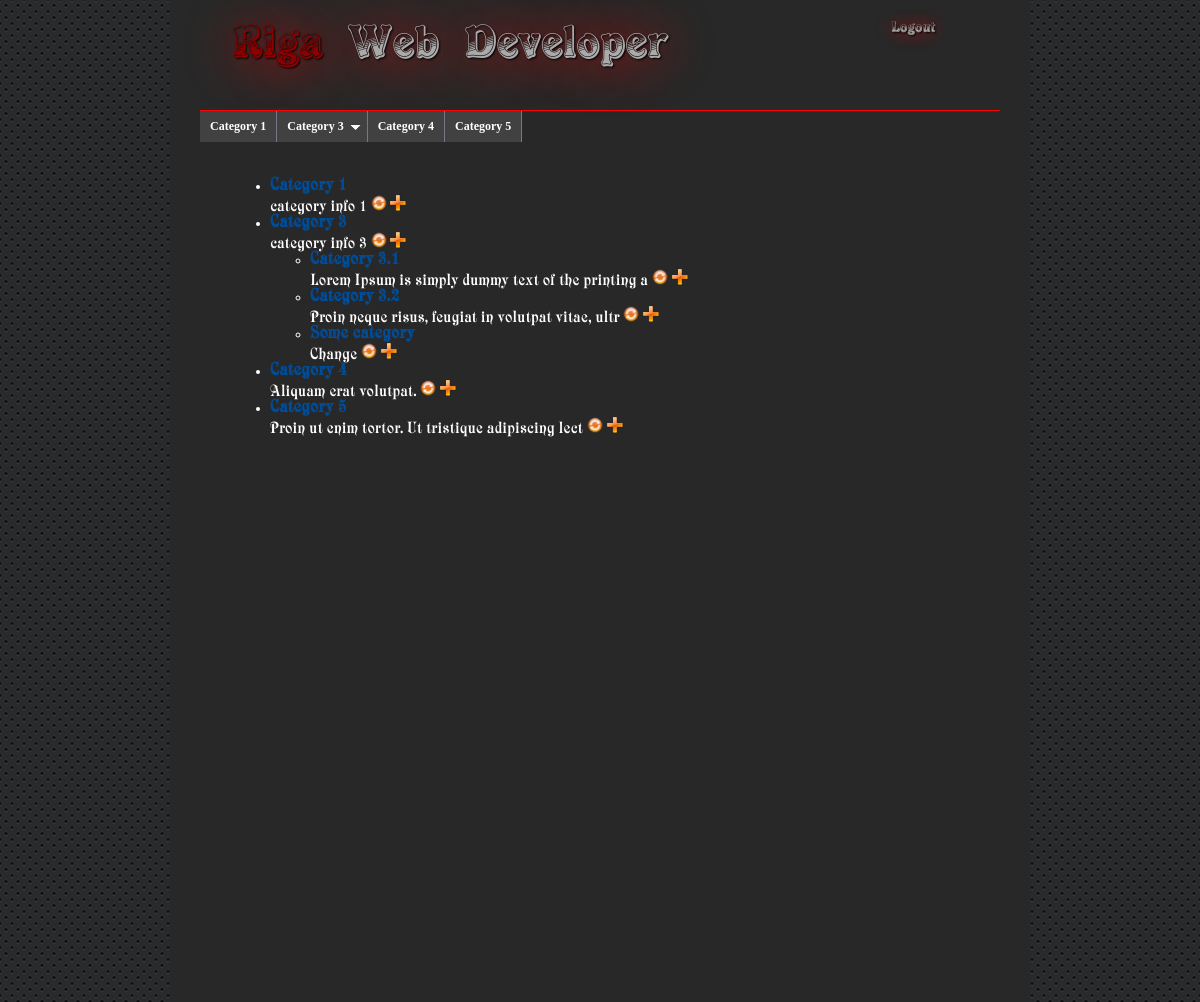
The page / (signed in) on the database its author committed.
### tables this page shows
CREATE TABLE IF NOT EXISTS `category` (
  `id` int(11) NOT NULL AUTO_INCREMENT,
  `name` varchar(255) NOT NULL,
  `info` varchar(50) NOT NULL DEFAULT 'category info',
  `position` tinyint(4) DEFAULT NULL,
  `parent` int(11) DEFAULT NULL,
  `visible` int(1) DEFAULT '1',
  PRIMARY KEY (`id`)
);

### index.php (called while the page is built)
<?php
require_once 'header.php';
require_once("category.php");
require_once 'footer.php';

### category.php (the view, shortened to what this page needs)
<?php
$result = mysql_query("SELECT * FROM category WHERE visible='1' ORDER BY position");
while ($row = mysql_fetch_assoc($result))
{
    $categories[$row['id']] = array(
        'id' => $row['id'],
        'name' => $row['name'],
        'info' => $row['info'],
        'parent' => $row['parent']
    );
}
function gen_menu($array, $parent = 0, $level = 0)
{
    $has_children = false;
    foreach($array as $key => $value)
    {
        if ($value['parent'] == $parent)
        {
            if ($has_children === false)
            {
                $has_children = true;
                if ($parent == 0) {
                    echo "\n<ul>";
                }else{
                    echo "\n<ul>";
                }
                $level++;
            }
            echo '<li><dt>'.$value['name'].'</dt> '.$value['info'];
            if ($_SESSION['log'] == true){
                ?>
                <a href="change.php?update=yes&id=<?=$value['id']?>"><img src="/images/update.png"></a>
                <a href="change.php?update=add&id=<?=$value['id']?>"><img src="/images/add.png"></a>
            <?
            }
            gen_menu($array, $key, $level);
            echo "</li>\n";
        }
    }
    if ($has_children === true)
        echo "</ul>\n";
}
gen_menu($categories);
?>

### header.php (shortened to what this page needs)
<!DOCTYPE html>
<html>
<head>
    <link rel="stylesheet" href="/css/style.css">
    <link rel="stylesheet" href="/css/slidemenu.css">
</head>
<body>
<div class="container">
    <div class="header">
        <div class="logo"><a href="/"> <span>Riga</span> Web Developer</a></div>
        <div class="login">
            <? if ($_SESSION['uid'] == '1') {?>
                <a href="login.php?logout=exit">Logout</a>
            <?}?>
        </div>
    </div>
    <nav>
        <div id="myslidemenu" class="jqueryslidemenu">
            <? require 'cat.php';?>
        </div>
    </nav>
    <div class="main">

### cat.php (shortened to what this page needs)
<?php
$result = mysql_query("SELECT * FROM category WHERE visible='1' ORDER BY position");
while ($row = mysql_fetch_assoc($result))
{
    $categories[$row['id']] = array(
        'id' => $row['id'],
        'name' => $row['name'],
        'info' => $row['info'],
        'parent' => $row['parent']
    );
}
function generate_menu($array, $parent = 0, $level = 0)
{
    $has_children = false;
    foreach($array as $key => $value)
    {
        if ($value['parent'] == $parent)
        {
            if ($has_children === false)
            {
                $has_children = true;
                if ($parent == 0) {
                    echo "\n<ul>";
                }else{
                    echo "\n<ul>";
                }
                $level++;
            }
            echo '<li><a href="">'.$value['name'].'</a>';
            generate_menu($array, $key, $level);
            echo "</li>\n";
        }
    }
    if ($has_children === true)
        echo "</ul>\n";
}
generate_menu($categories);
?>

### footer.php (shortened to what this page needs)
    </div>
</body>
</html>

### css/style.css (style rules this page uses)
html, body { background: #000 url("background.png") repeat; overflow-x: hidden; font-size: 16px; color: white; font-family: "Lucida Sans Unicode"; background: url('/images/background.png'); padding: 0px; margin: 0px; width: 100%; height: 100%; }
.container,.main { width: 800px; margin: 0 auto; background-color: rgba(100,100,100, .8); background: -moz-radial-gradient(black 15%, transparent 16%) 0 0, radial-gradient(black 15%, transparent 16%) 8px 8px, radial-gradient(rgba(255,255,255,.1) 15%, transparent 20%) 0 1px, radial-gradient(rgba(255,255,255,.1) 15%, transparent 20%) 8px 9px; background-color:#282828; background-size:16px 16px; font-family: myFont; padding:20px 30px; min-height:800px; overflow: hidden; }
a { color: #aaaaaa; text-decoration: none; }
.header { min-height: 90px; border-bottom: 1px solid red; font-family: LogoFont; }
.header span { color: #8b0000; -webkit-transition-property: color; -moz-transition-property: color; -o-transition-property: color; -webkit-transition-duration: 0.5s; -moz-transition-duration: 0.5s; -o-transition-duration: 0.5s; -webkit-transition-timing-function: ease; -moz-transition-timing-function: ease; -o-transition-timing-function: ease; }
.header div { color: white; text-shadow: 1px 1px 2px black, 0 0 1em red; text-align: center; }
dt { color: #004C96; font-weight: bold; font-size: 1.1em; }
.logo { width: 500px; height: 90px; float: left; font-size: 50px; }
.login { font-size: 1em; margin-left: 627px; }

### css/slidemenu.css (style rules this page uses)
.jqueryslidemenu { font: bold 12px Verdana; background: #414141; width: 800px; margin:0 auto; }
.jqueryslidemenu ul { margin: 0; padding: 0; list-style-type: none; }
.jqueryslidemenu ul li { position: relative; display: inline; float: left; }
.jqueryslidemenu ul li a { display: block; background: #414141; color: white; padding: 8px 10px; border-right: 1px solid #778; color: #2d2b2b; text-decoration: none; }
.jqueryslidemenu ul li a:link, .jqueryslidemenu ul li a:visited { color: white; }

### rows shown on the page
category: name "Category 1", info "category info 1"
category: parent 0 (drawn), name "Category 3", info "category info 3"
category: name "Category 4", info "Aliquam erat volutpat."
category: name "Category 5", info "Proin ut enim tortor. Ut tristique adipiscing lect"
category: name "Category 3.1", info "Lorem Ipsum is simply dummy text of the printing a"
category: name "Category 3.2", info "Proin neque risus, feugiat in volutpat vitae, ultr"
category: name "Some category", info "Change"
